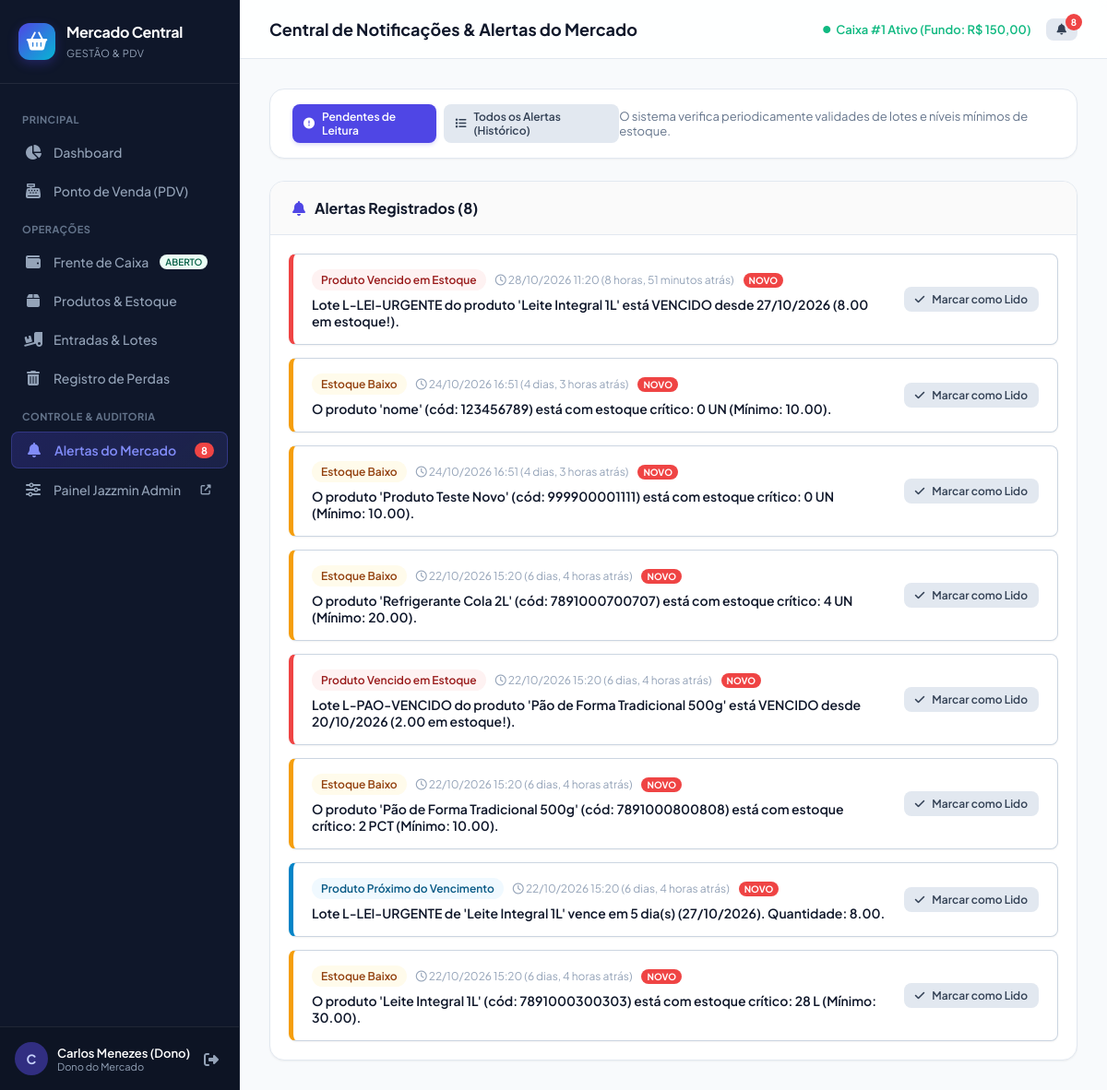
Page /alertas/ (signed in) on the committed database.
### mercado/models.py (models this page shows, shortened)
class Usuario(AbstractUser):
    PAPEIS = (
        ('DONO', 'Dono do Mercado'),
        ('GERENTE', 'Gerente'),
        ('OPERADOR', 'Operador de Caixa'),
        ('ESTOQUISTA', 'Estoquista'),
    )
    papel = models.CharField(max_length=20, choices=PAPEIS, default='OPERADOR', verbose_name='Papel')
    class Meta:
        verbose_name = 'Usuário'
        verbose_name_plural = 'Usuários'

class Caixa(models.Model):
    operador = models.ForeignKey(Usuario, on_delete=models.PROTECT, related_name='caixas', verbose_name='Operador')
    aberto = models.BooleanField(default=True, verbose_name='Caixa Aberto?')
    data_abertura = models.DateTimeField(default=timezone.now, blank=True, verbose_name='Data de Abertura')
    data_fechamento = models.DateTimeField(null=True, blank=True, verbose_name='Data de Fechamento')
    fundo_troco_inicial = models.DecimalField(max_digits=10, decimal_places=2, default=0, verbose_name='Fundo de Troco Inicial (R$)')
    valor_fisico_conferido = models.DecimalField(max_digits=10, decimal_places=2, null=True, blank=True, verbose_name='Valor Físico Conferido (R$)')
    valor_sistema = models.DecimalField(max_digits=10, decimal_places=2, default=0, verbose_name='Valor Esperado no Sistema (R$)')
    observacao = models.TextField(blank=True, null=True, verbose_name='Observação do Fechamento')
    class Meta:
        verbose_name = 'Caixa'
        verbose_name_plural = 'Caixas'
        ordering = ['-data_abertura']

class Alerta(models.Model):
    TIPOS = (
        ('ESTOQUE_BAIXO', 'Estoque Baixo'),
        ('VENCIMENTO_PROXIMO', 'Produto Próximo do Vencimento'),
        ('VENCIDO', 'Produto Vencido em Estoque'),
        ('DIFERENCA_CAIXA', 'Diferença no Fechamento de Caixa'),
        ('SISTEMA', 'Aviso do Sistema'),
    )
    tipo = models.CharField(max_length=30, choices=TIPOS, default='ESTOQUE_BAIXO', verbose_name='Tipo de Alerta')
    mensagem = models.TextField(verbose_name='Mensagem do Alerta')
    visto = models.BooleanField(default=False, verbose_name='Visto pelo Dono?')
    data_criacao = models.DateTimeField(default=timezone.now, blank=True, verbose_name='Data de Criação')
    produto = models.ForeignKey(Produto, on_delete=models.CASCADE, null=True, blank=True, related_name='alertas')
    lote = models.ForeignKey(Lote, on_delete=models.CASCADE, null=True, blank=True, related_name='alertas')
    class Meta:
        verbose_name = 'Alerta'
        verbose_name_plural = 'Alertas'
        ordering = ['visto', '-data_criacao']

### mercado/views.py (the view)
# urls.py: path('alertas/', views.alerta_lista_view, name='alerta_lista'),
@login_required
def alerta_lista_view(request):
    ControladorAlertas.verificar_alertas()
    status_filtro = request.GET.get('filtro', 'pendentes')
    if status_filtro == 'todos':
        alertas = Alerta.objects.all().order_by('visto', '-data_criacao')
    else:
        alertas = Alerta.objects.filter(visto=False).order_by('-data_criacao')
    context = {
        'alertas': alertas,
        'filtro': status_filtro,
    }
    return render(request, 'mercado/alertas/lista.html', context)

### mercado/context_processors.py (called while the page is built)
def alertas_context(request):
    if request.user.is_authenticated:
        alertas_pendentes = Alerta.objects.filter(visto=False).order_by('-data_criacao')[:10]
        total_alertas = Alerta.objects.filter(visto=False).count()
        caixa_aberto = Caixa.objects.filter(aberto=True, operador=request.user).first()
        if not caixa_aberto and request.user.papel in ['DONO', 'GERENTE']:
            caixa_aberto = Caixa.objects.filter(aberto=True).first()
        return {
            'alertas_pendentes': alertas_pendentes,
            'total_alertas': total_alertas,
            'caixa_aberto_usuario': caixa_aberto,
        }
    return {
        'alertas_pendentes': [],
        'total_alertas': 0,
        'caixa_aberto_usuario': None,
    }

### mercado/models.py (called while the page is built)
    @property
    def estoque_atual(self) -> Decimal:
        total = self.lotes.filter(quantidade__gt=0).aggregate(total=models.Sum('quantidade'))['total']
        return Decimal(str(total or 0))

    def precisa_alerta_estoque(self) -> bool:
        return self.estoque_atual <= self.estoque_minimo

### mercado/services.py (called while the page is built)
    @staticmethod
    def verificar_alertas():
        for produto in Produto.objects.filter(ativo=True):
            ControladorAlertas.verificar_alertas_produto(produto)

### templates/mercado/alertas/lista.html (shortened to what this page needs)
{% extends 'base.html' %}
{% block page_title %}Central de Notificações &amp; Alertas do Mercado{% endblock %}
{% block content %}
<div class="card" style="margin-bottom: 24px;">
  <div class="card-body" style="padding: 16px 24px; display: flex; justify-content: space-between; align-items: center; flex-wrap: gap;">
    <div style="display: flex; gap: 8px;">
      <a href="?filtro=pendentes" class="btn btn-sm {% if filtro != 'todos' %}btn-primary{% else %}btn-secondary{% endif %}">
        <i class="fas fa-exclamation-circle"></i> Pendentes de Leitura
      </a>
      <a href="?filtro=todos" class="btn btn-sm {% if filtro == 'todos' %}btn-primary{% else %}btn-secondary{% endif %}">
        <i class="fas fa-list"></i> Todos os Alertas (Histórico)
      </a>
    </div>
    <div style="font-size: 13px; color: var(--text-muted);">
      O sistema verifica periodicamente validades de lotes e níveis mínimos de estoque.
    </div>
  </div>
</div>
<div class="card">
  <div class="card-header">
    <h3><i class="fas fa-bell" style="color: var(--primary);"></i> Alertas Registrados ({{ alertas|length }})</h3>
  </div>
  <div class="card-body" style="padding: 20px;">
    {% if alertas %}
      <div style="display: flex; flex-direction: column; gap: 14px;">
        {% for alerta in alertas %}
          <div style="display: flex; justify-content: space-between; align-items: center; padding: 16px 20px; background: {% if alerta.visto %}#f8fafc{% else %}#ffffff{% endif %}; border: 1px solid {% if alerta.visto %}var(--border){% else %}#cbd5e1{% endif %}; border-left: 5px solid {% if alerta.tipo == 'VENCIDO' %}var(--danger){% elif alerta.tipo == 'ESTOQUE_BAIXO' %}var(--warning){% elif alerta.tipo == 'DIFERENCA_CAIXA' %}#8b5cf6{% else %}var(--info){% endif %}; border-radius: var(--radius-sm); box-shadow: {% if not alerta.visto %}var(--shadow-sm){% else %}none{% endif %};">
            <div style="flex: 1; margin-right: 20px;">
              <div style="display: flex; align-items: center; gap: 10px; margin-bottom: 6px;">
                <span class="badge {% if alerta.tipo == 'VENCIDO' %}badge-danger{% elif alerta.tipo == 'ESTOQUE_BAIXO' %}badge-warning{% else %}badge-info{% endif %}">
                  {{ alerta.get_tipo_display }}
                </span>
                <span style="font-size: 12px; color: var(--text-light);">
                  <i class="far fa-clock"></i> {{ alerta.data_criacao|date:"d/m/Y H:i" }} ({{ alerta.data_criacao|timesince }} atrás)
                </span>
                {% if alerta.visto %}
                  <span style="font-size: 11px; color: #64748b; font-weight: 600;">(Lido)</span>
                {% else %}
                  <span style="background: #ef4444; color: #fff; font-size: 10px; font-weight: bold; padding: 2px 6px; border-radius: 9999px;">NOVO</span>
                {% endif %}
              </div>
              <p style="font-size: 14px; color: var(--text-main); font-weight: {% if not alerta.visto %}600{% else %}400{% endif %};">
                {{ alerta.mensagem }}
              </p>
            </div>
            <div>
              {% if not alerta.visto %}
                <a href="{% url 'alerta_marcar_visto' alerta.id %}" class="btn btn-sm btn-secondary" title="Marcar como visto">
                  <i class="fas fa-check"></i> Marcar como Lido
                </a>
              {% else %}
                <span style="color: var(--text-muted); font-size: 13px;"><i class="fas fa-check-double"></i> Visto</span>
              {% endif %}
            </div>
          </div>
        {% endfor %}
      </div>
    {% endif %}
  </div>
</div>
{% endblock %}

### templates/base.html (shortened to what this page needs)
{% load static %}
<!DOCTYPE html>
<html lang="pt-br">
<head>
  <link rel="stylesheet" href="https://cdnjs.cloudflare.com/ajax/libs/font-awesome/6.5.1/css/all.min.css">
  <link rel="stylesheet" href="{% static 'css/custom.css' %}">
</head>
<body>
  <aside class="app-sidebar">
    <div class="brand-header">
      <div class="brand-icon">
        <i class="fas fa-shopping-basket"></i>
      </div>
      <div class="brand-text">
        <h1>Mercado Central</h1>
        <span>Gestão &amp; PDV</span>
      </div>
    </div>
    <ul class="sidebar-menu">
      <li class="menu-section-title">Principal</li>
      <li>
        <a href="{% url 'dashboard' %}" class="{% if request.resolver_match.url_name == 'dashboard' %}active{% endif %}">
          <i class="fas fa-chart-pie"></i>
          <span>Dashboard</span>
        </a>
      </li>
      <li>
        <a href="{% url 'pdv' %}" class="{% if request.resolver_match.url_name == 'pdv' %}active{% endif %}">
          <i class="fas fa-cash-register"></i>
          <span>Ponto de Venda (PDV)</span>
        </a>
      </li>
      <li class="menu-section-title">Operações</li>
      <li>
        <a href="{% url 'caixa_status' %}" class="{% if 'caixa' in request.resolver_match.url_name %}active{% endif %}">
          <i class="fas fa-wallet"></i>
          <span>Frente de Caixa</span>
          {% if caixa_aberto_usuario %}
            <span class="badge badge-success" style="font-size: 10px; padding: 2px 6px;">ABERTO</span>
          {% else %}
            <span class="badge badge-neutral" style="font-size: 10px; padding: 2px 6px;">FECHADO</span>
          {% endif %}
        </a>
      </li>
      <li>
        <a href="{% url 'produto_lista' %}" class="{% if 'produto' in request.resolver_match.url_name %}active{% endif %}">
          <i class="fas fa-box"></i>
          <span>Produtos &amp; Estoque</span>
        </a>
      </li>
      <li>
        <a href="{% url 'entrada_lista' %}" class="{% if 'entrada' in request.resolver_match.url_name %}active{% endif %}">
          <i class="fas fa-truck-loading"></i>
          <span>Entradas &amp; Lotes</span>
        </a>
      </li>
      <li>
        <a href="{% url 'perda_lista' %}" class="{% if 'perda' in request.resolver_match.url_name %}active{% endif %}">
          <i class="fas fa-trash-alt"></i>
          <span>Registro de Perdas</span>
        </a>
      </li>
      <li class="menu-section-title">Controle &amp; Auditoria</li>
      <li>
        <a href="{% url 'alerta_lista' %}" class="{% if 'alerta' in request.resolver_match.url_name %}active{% endif %}">
          <i class="fas fa-bell"></i>
          <span>Alertas do Mercado</span>
          {% if total_alertas > 0 %}
            <span class="menu-badge">{{ total_alertas }}</span>
          {% endif %}
        </a>
      </li>
      {% if user.is_staff %}
      <li>
        <a href="/admin/" target="_blank">
          <i class="fas fa-sliders-h"></i>
          <span>Painel Jazzmin Admin</span>
          <i class="fas fa-external-link-alt" style="font-size: 11px; margin-left: auto;"></i>
        </a>
      </li>
      {% endif %}
    </ul>
    <div class="sidebar-footer">
      <div class="user-card">
        <div class="user-avatar">
          {{ user.first_name|default:user.username|slice:":1"|upper }}
        </div>
        <div class="user-info">
          <div class="name">{{ user.get_full_name|default:user.username }}</div>
          <div class="role">{{ user.get_papel_display }}</div>
        </div>
      </div>
      <a href="{% url 'logout' %}" class="btn-logout" title="Sair do Sistema">
        <i class="fas fa-sign-out-alt"></i>
      </a>
    </div>
  </aside>
  <main class="app-main">
    <header class="top-navbar">
      <div class="navbar-title">
        <h2>{% block page_title %}Dashboard{% endblock %}</h2>
      </div>
      <div class="navbar-actions">
        {% if caixa_aberto_usuario %}
          <div style="font-size: 13px; color: var(--success); font-weight: 600; display: flex; align-items: center; gap: 6px;">
            <i class="fas fa-circle" style="font-size: 8px;"></i>
            <span>Caixa #{{ caixa_aberto_usuario.id }} Ativo (Fundo: R$ {{ caixa_aberto_usuario.fundo_troco_inicial }})</span>
          </div>
        {% else %}
          <a href="{% url 'caixa_abrir' %}" class="btn btn-sm btn-primary">
            <i class="fas fa-key"></i> Abrir Caixa
          </a>
        {% endif %}
        <a href="{% url 'alerta_lista' %}" class="btn btn-sm btn-secondary" style="position: relative;" title="Alertas">
          <i class="fas fa-bell"></i>
          {% if total_alertas > 0 %}
            <span style="position: absolute; top: -5px; right: -5px; background: var(--danger); color: #fff; border-radius: 9999px; width: 18px; height: 18px; font-size: 10px; display: flex; align-items: center; justify-content: center; font-weight: bold;">
              {{ total_alertas }}
            </span>
          {% endif %}
        </a>
      </div>
    </header>
    <div class="page-content">
      {% block content %}{% endblock %}
    </div>
  </main>
</body>
</html>

### rows in the picture
Usuario: first_name "C", get_full_name "Carlos Menezes (Dono)", papel "Dono do Mercado"
Caixa: id "1", fundo_troco_inicial "150,00"
Alerta: tipo "Produto Vencido em Estoque", data_criacao "28/10/2026 11:20", data_criacao "8 horas, 51 minutos", visto "NOVO", mensagem "Lote L-LEI-URGENTE do produto 'Leite Integral 1L' está VENCIDO desde 27/10/2026 (8.00 em estoque!)."
Alerta: tipo "Estoque Baixo", data_criacao "24/10/2026 16:51", data_criacao "4 dias, 3 horas", visto "NOVO", mensagem "O produto 'nome' (cód: 123456789) está com estoque crítico: 0 UN (Mínimo: 10.00)."
Alerta: tipo "Estoque Baixo", data_criacao "24/10/2026 16:51", data_criacao "4 dias, 3 horas", visto "NOVO", mensagem "O produto 'Produto Teste Novo' (cód: 999900001111) está com estoque crítico: 0 UN (Mínimo: 10.00)."
Alerta: tipo "Estoque Baixo", data_criacao "22/10/2026 15:20", data_criacao "6 dias, 4 horas", visto "NOVO", mensagem "O produto 'Refrigerante Cola 2L' (cód: 7891000700707) está com estoque crítico: 4 UN (Mínimo: 20.00)."
Alerta: tipo "Produto Vencido em Estoque", data_criacao "22/10/2026 15:20", data_criacao "6 dias, 4 horas", visto "NOVO", mensagem "Lote L-PAO-VENCIDO do produto 'Pão de Forma Tradicional 500g' está VENCIDO desde 20/10/2026 (2.00 em estoque!)."
Alerta: tipo "Estoque Baixo", data_criacao "22/10/2026 15:20", data_criacao "6 dias, 4 horas", visto "NOVO", mensagem "O produto 'Pão de Forma Tradicional 500g' (cód: 7891000800808) está com estoque crítico: 2 PCT (Mínimo: 10.00)."
Alerta: tipo "Produto Próximo do Vencimento", data_criacao "22/10/2026 15:20", data_criacao "6 dias, 4 horas", visto "NOVO", mensagem "Lote L-LEI-URGENTE de 'Leite Integral 1L' vence em 5 dia(s) (27/10/2026). Quantidade: 8.00."
Alerta: tipo "Estoque Baixo", data_criacao "22/10/2026 15:20", data_criacao "6 dias, 4 horas", visto "NOVO", mensagem "O produto 'Leite Integral 1L' (cód: 7891000300303) está com estoque crítico: 28 L (Mínimo: 30.00)."

### other values in the picture
{{ total_alertas }} "8"
{{ alertas|length }} "8"
